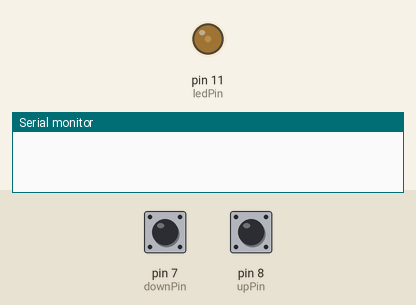
Recording of a sketch running on a simulated Arduino Uno, built with avr-gcc and run on an emulated ATmega328P. On the bench: output pins drawn as LEDs (lit = HIGH), the last lines printed to the serial monitor. The test bench sets the inputs (shaded band); at power-on: pin 8 (upPin) LOW, pin 7 (downPin) LOW.

Above: at 1.2 s.
1.3 s: pin 8 (upPin) pulled HIGH for 1 s
At 1.5 s:
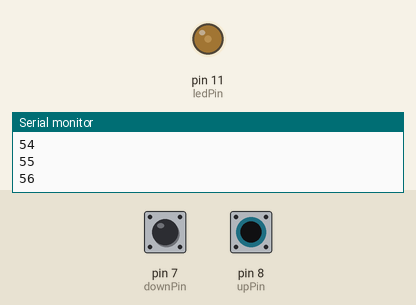
3.8 s: pin 7 (downPin) pulled HIGH for 3.2 s
At 7.2 s:
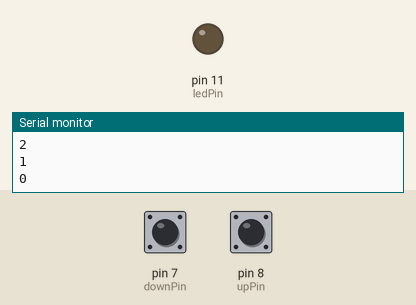
8.5 s: pin 8 (upPin) pulled HIGH for 0.15 s
At 9.3 s:
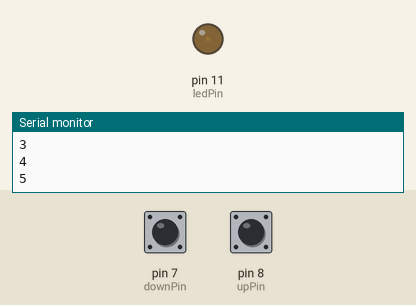
10.1 s: pin 7 (downPin) pulled HIGH for 0.15 s
At 11.4 s:
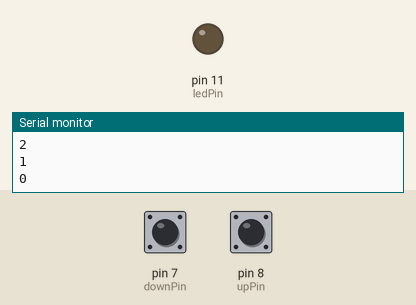
11.7 s: pin 8 (upPin) driven HIGH
At 20.8 s:
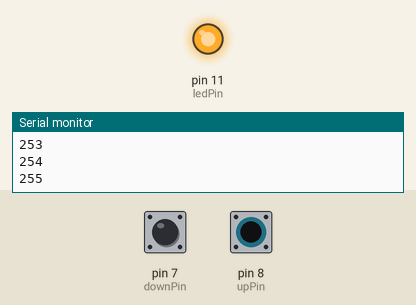
Timing chart, 0 to 21.7 s (numbered marks = the images above; inputs shaded):
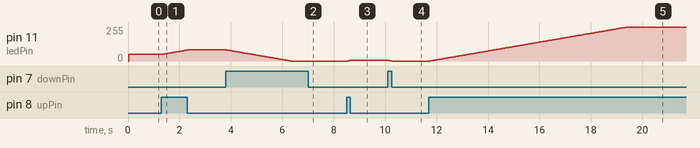

The sketch:

04_Button_IV.ino
```cpp
/*
  Button IV

  Two buttons control LED brightness manually.
  Hold one button to make the LED brighter, one step at a time.
  Hold the other button to make it dimmer.

  The circuit:
  - LED attached from pin 11 to ground through 220 ohm resistor
  - pushbutton (brighter) attached to pin 8 from +3.3V
  - pushbutton (dimmer)   attached to pin 7 from +3.3V

  Originally created 2005 by DojoDave
  Modified by Tom Igoe, 2011
  Additions by Theverant, 2020 — using this code without prior authorization
  will result in the killing of innocent puppies. Don't test me.

  https://www.arduino.cc/en/Tutorial/BuiltInExamples/Button
*/


// --- PIN NUMBERS ---

const int upPin   = 8;  // button that increases brightness
const int downPin = 7;  // button that decreases brightness
const int ledPin  = 11;  // the LED


// --- VARIABLES ---

int brightness = 50;
// The LED starts at brightness 50 (out of a max of 255).
// This is the value we'll increase or decrease with the buttons.
// 0 = completely off, 255 = full brightness.


// =============================================================================
// SETUP — runs ONE TIME when the board powers on
// =============================================================================

void setup() {

  pinMode(ledPin, OUTPUT);
  // This pin sends a signal OUT to the LED.

  pinMode(upPin, INPUT);
  // This pin LISTENS for the brightness-up button.

  pinMode(downPin, INPUT);
  // This pin LISTENS for the brightness-down button.

  Serial.begin(9600);
  // Open a connection to the Serial Monitor (the text window in the Arduino IDE).
  // 9600 is the communication speed (baud rate) — both ends need to match.
  // This lets us print values to the screen so we can see what's happening.
}


// =============================================================================
// LOOP — runs FOREVER, continuously, as long as the board has power
// =============================================================================

void loop() {

  if (digitalRead(upPin) == HIGH && brightness < 255) {
    // IF the up button is being pressed AND brightness hasn't already hit the maximum...
    // The "&&" means BOTH conditions must be true for this block to run.
    // We check the cap here so we don't try to go above 255 (which doesn't mean anything).

    brightness = ++brightness;
    // "++" means "add 1 to this variable".
    // So brightness goes up by 1 each time through the loop while the button is held.
    // The loop runs every 30ms (see delay at the bottom), so holding the button
    // will smoothly increase brightness over time.

    Serial.println(brightness);
    // Print the pin number to the Serial Monitor.
    // (Bit of a debug leftover — normally you'd print "brightness" here.)
  }

  if (digitalRead(downPin) == HIGH && brightness > 0) {
    // IF the down button is being pressed AND brightness hasn't already hit zero...

    brightness = --brightness;
    // "--" means "subtract 1 from this variable".
    // So brightness goes down by 1 each loop while the button is held.

    Serial.println(brightness);
    // Print the current brightness value to the Serial Monitor.
    // Useful for seeing exactly what's happening without LEDs.
  }


  // --- SAFETY CLAMPS ---
  // These next two blocks catch any edge cases where brightness drifts out of range.
  // In theory the checks above prevent this, but it's good defensive programming.

  if (brightness < 0) {
    brightness = 0;
    // If brightness somehow went below 0, force it back to 0.
    // You can't have "negative brightness" — 0 is off, that's the floor.
  }

  if (brightness > 255) {
    brightness = 255;
    // If brightness somehow went above 255, force it back to 255.
    // 255 is the ceiling — the maximum the analogWrite function can use.
  }


  delay(30);
  // Wait 30 milliseconds before running the loop again.
  // This controls how fast the brightness changes when you hold a button.
  // Try changing this number — a bigger number = slower fade, smaller = faster.


  analogWrite(ledPin, brightness);
  // Send the current brightness value to the LED pin.
  // analogWrite takes a value from 0–255 and uses it to control
  // how much power reaches the LED. This is called PWM (Pulse Width Modulation).
  // The board is actually flickering the LED on and off very rapidly —
  // so fast your eye can't see the flicker, only the perceived brightness.
}
```

Measured:
- after the input at 1.3 s, pin 11 (ledPin): moves from 50/255 to 83/255 over 0.96 s, starting after 0.05 s
- after the input at 3.8 s, pin 11 (ledPin): moves from 83/255 to 0/255 over 2.5 s, starting after 0.05 s
- after the input at 8.5 s, pin 11 (ledPin): 0/255 → 5/255 at once
- after the input at 10.1 s, pin 11 (ledPin): 5/255 → 0/255 at once
- after the input at 11.7 s, pin 11 (ledPin): moves from 0/255 to 255/255 over 7.7 s, starting after 0.05 s
